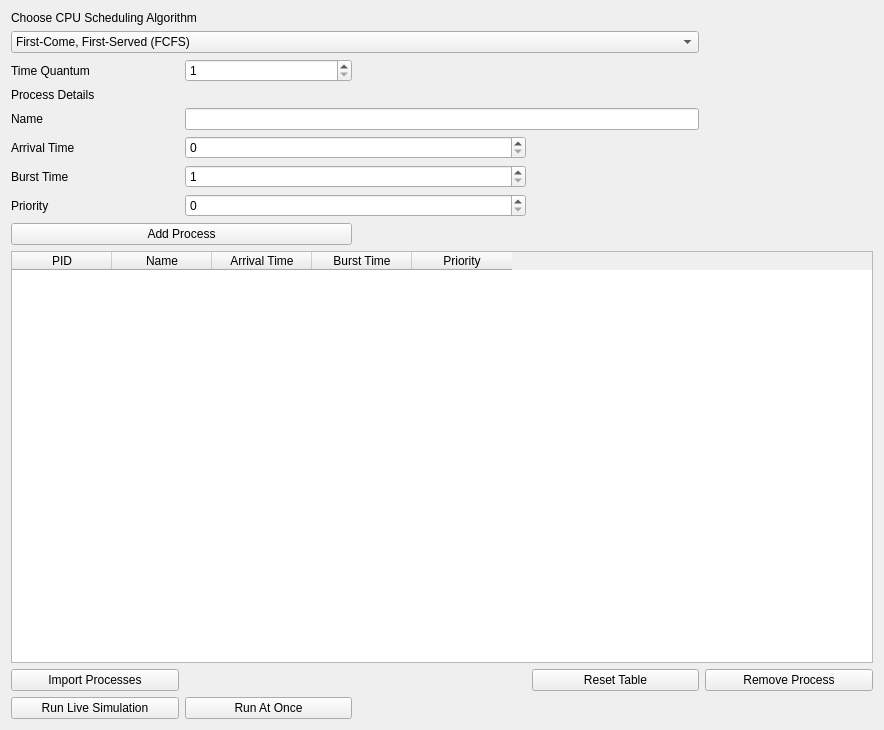
<?xml version="1.0" encoding="UTF-8"?>
<ui version="4.0">
 <class>processInputScene</class>
 <widget class="QWidget" name="processInputScene">
  <property name="geometry">
   <rect>
    <x>0</x>
    <y>0</y>
    <width>884</width>
    <height>730</height>
   </rect>
  </property>
  <property name="windowTitle">
   <string>Form</string>
  </property>
  <layout class="QGridLayout" name="gridLayout">
   <item row="7" column="1" colspan="2">
    <widget class="QSpinBox" name="prioritySpinBox"/>
   </item>
   <item row="6" column="0">
    <widget class="QLabel" name="label_6">
     <property name="text">
      <string>Burst Time</string>
     </property>
    </widget>
   </item>
   <item row="10" column="3">
    <widget class="QPushButton" name="resetTableButton">
     <property name="text">
      <string>Reset Table</string>
     </property>
    </widget>
   </item>
   <item row="8" column="0" colspan="2">
    <widget class="QPushButton" name="addProcessButton">
     <property name="text">
      <string>Add Process</string>
     </property>
    </widget>
   </item>
   <item row="10" column="4">
    <widget class="QPushButton" name="removeProcessButton">
     <property name="text">
      <string>Remove Process</string>
     </property>
    </widget>
   </item>
   <item row="11" column="1">
    <widget class="QPushButton" name="runAtOnceButton">
     <property name="text">
      <string>Run At Once</string>
     </property>
    </widget>
   </item>
   <item row="6" column="1" colspan="2">
    <widget class="QSpinBox" name="burstTimeSpinBox">
     <property name="minimum">
      <number>1</number>
     </property>
    </widget>
   </item>
   <item row="7" column="0">
    <widget class="QLabel" name="label_7">
     <property name="text">
      <string>Priority</string>
     </property>
    </widget>
   </item>
   <item row="9" column="0" colspan="5">
    <widget class="QTableWidget" name="processTableWidget">
     <property name="enabled">
      <bool>true</bool>
     </property>
     <property name="editTriggers">
      <set>QAbstractItemView::NoEditTriggers</set>
     </property>
     <property name="selectionMode">
      <enum>QAbstractItemView::SingleSelection</enum>
     </property>
     <property name="selectionBehavior">
      <enum>QAbstractItemView::SelectRows</enum>
     </property>
     <attribute name="horizontalHeaderVisible">
      <bool>true</bool>
     </attribute>
     <attribute name="verticalHeaderHighlightSections">
      <bool>true</bool>
     </attribute>
     <attribute name="verticalHeaderShowSortIndicator" stdset="0">
      <bool>false</bool>
     </attribute>
     <column>
      <property name="text">
       <string>PID</string>
      </property>
     </column>
     <column>
      <property name="text">
       <string>Name</string>
      </property>
     </column>
     <column>
      <property name="text">
       <string>Arrival Time</string>
      </property>
     </column>
     <column>
      <property name="text">
       <string>Burst Time</string>
      </property>
     </column>
     <column>
      <property name="text">
       <string>Priority</string>
      </property>
     </column>
    </widget>
   </item>
   <item row="10" column="0">
    <widget class="QPushButton" name="importButton">
     <property name="text">
      <string>Import Processes</string>
     </property>
    </widget>
   </item>
   <item row="11" column="0">
    <widget class="QPushButton" name="runLiveSimulationButton">
     <property name="text">
      <string>Run Live Simulation</string>
     </property>
    </widget>
   </item>
   <item row="1" column="0" colspan="4">
    <widget class="QComboBox" name="algorithmComboBox">
     <property name="enabled">
      <bool>true</bool>
     </property>
     <item>
      <property name="text">
       <string>First-Come, First-Served (FCFS)</string>
      </property>
     </item>
     <item>
      <property name="text">
       <string>Shortest Job First (Preemptive)</string>
      </property>
     </item>
     <item>
      <property name="text">
       <string>Shortest Job First (Non-Preemptive)</string>
      </property>
     </item>
     <item>
      <property name="text">
       <string>Priority (Preemptive)</string>
      </property>
     </item>
     <item>
      <property name="text">
       <string>Priority (Non-Preemptive)</string>
      </property>
     </item>
     <item>
      <property name="text">
       <string>Round Robin</string>
      </property>
     </item>
    </widget>
   </item>
   <item row="0" column="0" colspan="4">
    <widget class="QLabel" name="label">
     <property name="text">
      <string>Choose CPU Scheduling Algorithm</string>
     </property>
    </widget>
   </item>
   <item row="2" column="0">
    <widget class="QLabel" name="label_3">
     <property name="text">
      <string>Time Quantum</string>
     </property>
    </widget>
   </item>
   <item row="3" column="0">
    <widget class="QLabel" name="label_2">
     <property name="text">
      <string>Process Details</string>
     </property>
    </widget>
   </item>
   <item row="4" column="0">
    <widget class="QLabel" name="label_4">
     <property name="text">
      <string>Name</string>
     </property>
    </widget>
   </item>
   <item row="4" column="1" colspan="3">
    <widget class="QLineEdit" name="processNameTextBox"/>
   </item>
   <item row="5" column="1" colspan="2">
    <widget class="QSpinBox" name="arrivalTimeSpinBox"/>
   </item>
   <item row="5" column="0">
    <widget class="QLabel" name="label_5">
     <property name="text">
      <string>Arrival Time</string>
     </property>
    </widget>
   </item>
   <item row="2" column="1">
    <widget class="QSpinBox" name="timeQuantumSpinBox">
    <property name="minimum">
      <number>1</number>
     </property>
     <property name="readOnly">
      <bool>false</bool>
     </property>
    </widget>
   </item>
  </layout>
 </widget>
 <resources/>
 <connections/>
</ui>
